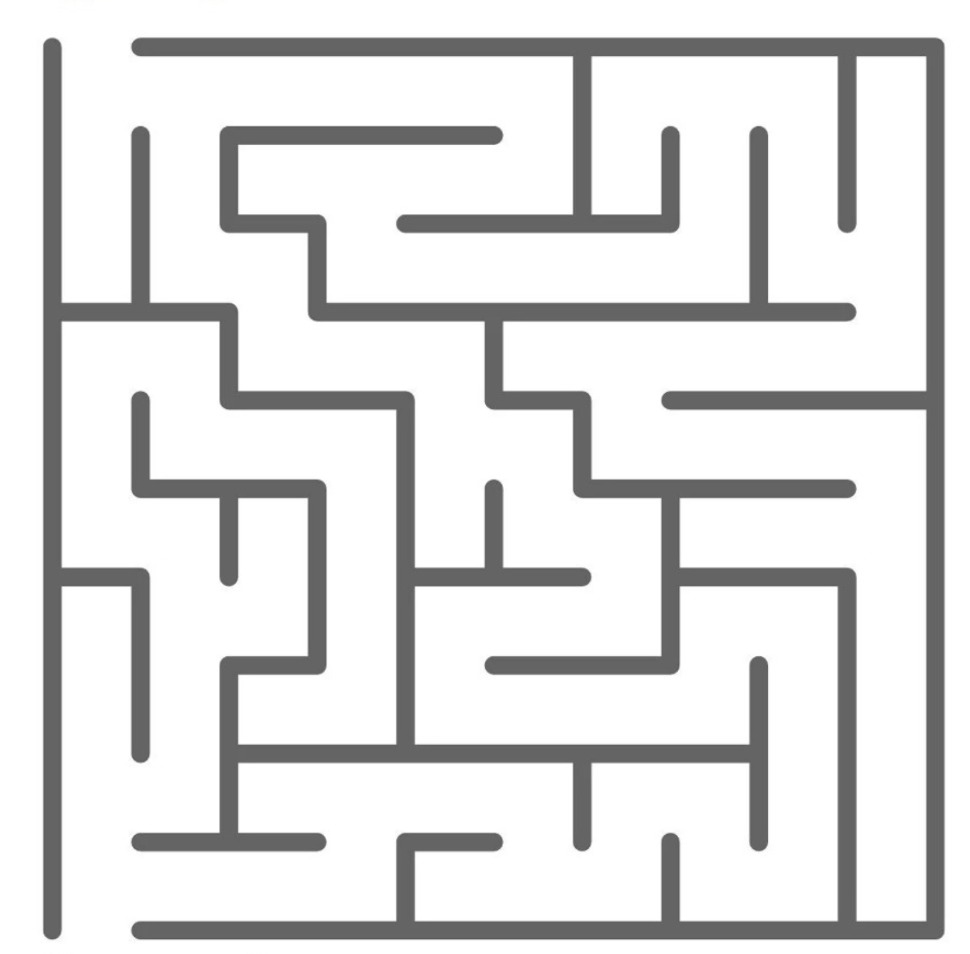
#> input picture test_images/maze1.jpg, 970 x 954 px
$ python vision_steps.py
#> lines starting #> are read from the running program, lines starting #| are printed output that depends on the picture; after the words box and inside, x2 and y2 are one past the last pixel; in counts of white or black regions, pixels touching at a corner belong together
### maze_classes.py
import random
from collections import deque


class Node:
    def __init__(self, x, y):
        self.x = x
        self.y = y
        self.visited = False
        self.parent = None

class Graph:
    def __init__(self, size):
        self.size = size
        self.nodes = [[Node(i, j) for j in range(size)] for i in range(size)]
        self.edges = set()

    def printEdges(self):
        for edge in self.edges:
            print(f"Edge: {edge[0]} -> {edge[1]}")

    def addEdge(self, x1, y1, x2, y2):
        # Check if coordinates are valid
        if (0 <= x1 < self.size and 0 <= y1 < self.size and
            0 <= x2 < self.size and 0 <= y2 < self.size):
            # Add edges in both directions for an undirected graph
            self.edges.add(((x1, y1), (x2, y2)))
            self.edges.add(((x2, y2), (x1, y1)))
            self.nodes[x2][y2].visited = True

    # [30 lines left out: functions generateSquareGraph, printNodes, not called in this run]

### vision_steps.py
"""
Computer Vision and Image Processing Module
"""
import cv2
import numpy as np
import matplotlib.pyplot as plt
from matplotlib.gridspec import GridSpec

from maze_classes import Graph


def seperate_lines(lines):
    horizontal_lines = []
    vertical_lines = []
    for line in lines:
        x1, y1, x2, y2 = line[0]
        if x1 == x2:
            vertical_lines.append(line)
        elif y1 == y2:
            horizontal_lines.append(line)

    #select one line from set of lines within range 5 pixels
    horizontal_lines = sorted(horizontal_lines, key=lambda x: x[0][1])
    vertical_lines = sorted(vertical_lines, key=lambda x: x[0][0])

    new_horizontal_lines = []
    new_vertical_lines = []

    for line in horizontal_lines:
        x1, y1, x2, y2 = line[0]
        if len(new_horizontal_lines) == 0:
            new_horizontal_lines.append(line)
        else:
            x1_, y1_, _, _ = new_horizontal_lines[-1][0]
            if abs(y1 - y1_) > 5:
                new_horizontal_lines.append(line)

    for line in vertical_lines:
        x1, y1, x2, y2 = line[0]
        if len(new_vertical_lines) == 0:
            new_vertical_lines.append(line)
        else:
            x1_, y1_, _, _ = new_vertical_lines[-1][0]
            if abs(x1 - x1_) > 5:
                new_vertical_lines.append(line)

    #extend lines through the image
    extended_horizontal_lines = []
    for line in new_horizontal_lines:
        x1, y1, x2, y2 = line[0]
        x1 = 0
        x2 = 800
        line[0] = (x1, y1, x2, y2)
        extended_horizontal_lines.append(line)

    extended_vertical_lines = []
    for line in new_vertical_lines:
        x1, y1, x2, y2 = line[0]
        y1 = 0
        y2 = 800
        line[0] = (x1, y1, x2, y2)
        extended_vertical_lines.append(line)

    return extended_horizontal_lines, extended_vertical_lines

# [4 lines left out: function get_top_left_point, not called in this run]

def get_cell_size(horizontal_lines, vertical_lines):
    cell_size = (horizontal_lines[1][0][1] - horizontal_lines[0][0][1], vertical_lines[1][0][0] - vertical_lines[0][0][0])
    return cell_size

def get_grid_size(horizontal_lines, vertical_lines):
    grid_size = (len(horizontal_lines) - 1, len(vertical_lines) - 1)
    return grid_size

def get_x_values_of_vertical_lines(vertical_lines):
    x_values = []
    for line in vertical_lines:
        x1, _, _, _ = line[0]
        x_values.append(x1)
    return x_values

def get_y_values_of_horizontal_lines(horizontal_lines):
    y_values = []
    for line in horizontal_lines:
        _, y1, _, _ = line[0]
        y_values.append(y1)
    return y_values

def draw_detected_lines(image, horizontal_lines, vertical_lines):
    """Draw detected lines on an image"""
    line_image = image.copy()

    # Draw horizontal lines in blue
    for line in horizontal_lines:
        x1, y1, x2, y2 = line[0]
        cv2.line(line_image, (x1, y1), (x2, y2), (255, 0, 0), 2)

    # Draw vertical lines in green
    for line in vertical_lines:
        x1, y1, x2, y2 = line[0]
        cv2.line(line_image, (x1, y1), (x2, y2), (0, 255, 0), 2)

    return line_image

def add_border_to_image(image, border_size=5, border_color=(0, 0, 0)):
    """Add a border to an image"""
    return cv2.copyMakeBorder(
        image,
        border_size, border_size, border_size, border_size,
        cv2.BORDER_CONSTANT,
        value=border_color
    )

def detect_lines(src_image, show_intermediate=False):
    # Store intermediate images in a dictionary
    intermediate_images = {}

    # Original resized image
    src_image = cv2.resize(src_image, (800, 800))
    intermediate_images['1. Resized'] = src_image.copy()

    # Gaussian blur
    blurred = cv2.GaussianBlur(src_image, (5, 5), 0)
    intermediate_images['2. Blurred'] = blurred.copy()

    # Convert the image to grayscale
    gray = cv2.cvtColor(blurred, cv2.COLOR_BGR2GRAY)
    intermediate_images['3. Grayscale'] = cv2.cvtColor(gray, cv2.COLOR_GRAY2BGR)

    # Converting to binary image
    _, binary = cv2.threshold(gray, 100, 255, cv2.THRESH_BINARY_INV)
    intermediate_images['4. Binary'] = cv2.cvtColor(binary, cv2.COLOR_GRAY2BGR)

    # Morphological closing
    kernel = np.ones((5,5), np.uint8)
    closed = cv2.morphologyEx(binary, cv2.MORPH_CLOSE, kernel, iterations=2)
    intermediate_images['5. Closed'] = cv2.cvtColor(closed, cv2.COLOR_GRAY2BGR)

    # Get center lines using skeletonization
    skeleton = cv2.ximgproc.thinning(closed)
    _, skeleton = cv2.threshold(skeleton, 150, 255, cv2.THRESH_BINARY)
    intermediate_images['6. Skeleton'] = cv2.cvtColor(skeleton, cv2.COLOR_GRAY2BGR)

    # Apply edge detection method on the image
    edges = cv2.Canny(skeleton, 100, 150)

    # Apply Hough Line Transform on the image
    lines = cv2.HoughLinesP(edges, 1, np.pi / 180, threshold=10, minLineLength=10, maxLineGap=10)

    # Separate horizontal and vertical lines
    horizontal_lines, vertical_lines = seperate_lines(lines)

    # Draw detected lines on binary image
    line_image = draw_detected_lines(cv2.cvtColor(binary, cv2.COLOR_GRAY2BGR), horizontal_lines, vertical_lines)
    intermediate_images['7. Detected Lines'] = line_image

    # Display intermediate images if requested
    if show_intermediate:
        display_intermediate_images(intermediate_images)

    return generate_graph(binary, horizontal_lines, vertical_lines), src_image, intermediate_images

def display_intermediate_images(images):
    """Display all intermediate images in a grid with borders"""
    n_images = len(images)

    # Calculate grid dimensions
    if n_images <= 4:
        rows, cols = 1, n_images
    elif n_images <= 8:
        rows, cols = 2, 4
    else:
        rows, cols = 3, 4

    # Create figure with custom grid layout
    fig = plt.figure(figsize=(12, 4 * rows))
    gs = GridSpec(rows, cols, figure=fig, wspace=0.1, hspace=0.3)

    for i, (title, img) in enumerate(images.items()):
        row, col = i // cols, i % cols
        ax = fig.add_subplot(gs[row, col])

        # Convert BGR to RGB for matplotlib
        if img.shape[-1] == 3:  # Check if image has 3 channels
            img_rgb = cv2.cvtColor(img, cv2.COLOR_BGR2RGB)
        else:
            img_rgb = img

        # Add a border to the image
        img_with_border = add_border_to_image(img_rgb, border_size=5, border_color=(0, 0, 0))

        ax.imshow(img_with_border)
        ax.set_title(title, fontsize=10)
        ax.set_xticks([])
        ax.set_yticks([])

        # Add a border around the subplot
        for spine in ax.spines.values():
            spine.set_visible(True)
            spine.set_color('black')
            spine.set_linewidth(2)

    plt.tight_layout()
    plt.subplots_adjust(wspace=0.05, hspace=0.2)
    plt.show()

def generate_graph(binary_image, horizontal_lines, vertical_lines):
    graph_size = get_grid_size(horizontal_lines, vertical_lines)[0]
    cell_size = get_cell_size(horizontal_lines, vertical_lines)[0]
    x_values = get_x_values_of_vertical_lines(vertical_lines)
    y_values = get_y_values_of_horizontal_lines(horizontal_lines)

    # Remove first value from x_values and y_values
    x_values = x_values[1:]
    y_values = y_values[1:]

    n = graph_size  # Single integer for square grid
    graph = Graph(graph_size)

    # Horizontal edges
    for i in range(n):
        for j in range(n-1):
            x = x_values[j]
            y = y_values[i] - cell_size//2
            if binary_image[y, x] == 0:
                graph.addEdge(i, j, i, j+1)

    # Vertical edges
    for i in range(n-1):
        for j in range(n):
            x = x_values[j] - cell_size//2
            y = y_values[i]
            if binary_image[y, x] == 0:
                graph.addEdge(i, j, i+1, j)

    return graph

# Example usage:
input_image = cv2.imread('test_images/maze1.jpg')
#> input_image is the input picture: shape (954, 970, 3); mean B, G, R 222.3, 222.3, 222.3
graph, src_image, intermediate_images = detect_lines(input_image, show_intermediate=True)
#> in detect_lines, `_, binary = cv2.threshold(gray, 100, 255, cv2.THRESH_BINARY_INV)`:
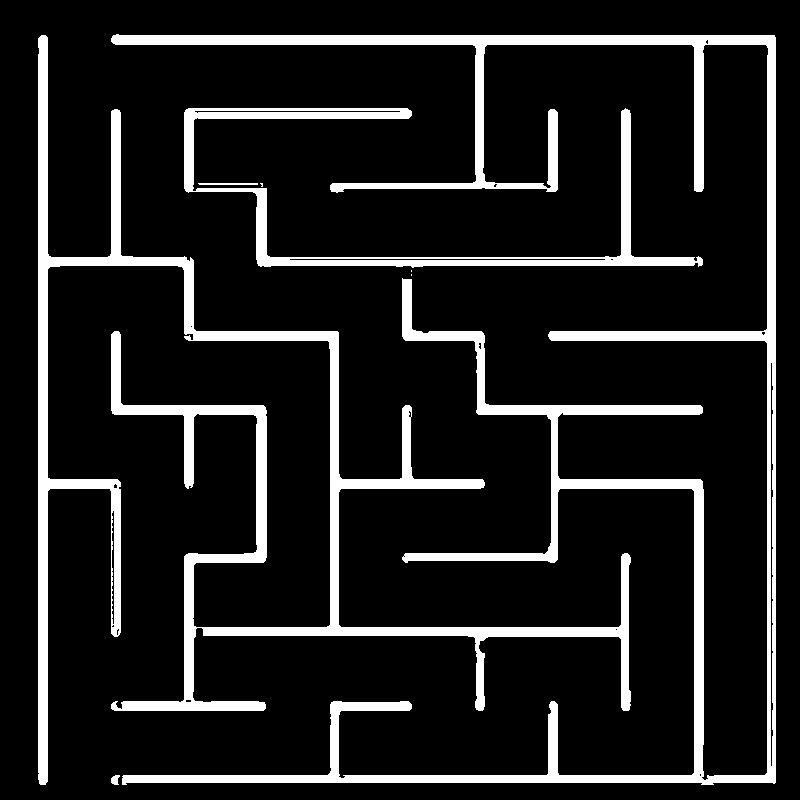
#> binary: shape (800, 800); 12.5% white; 8 white regions (3 under 20 px), largest, box (x1, y1, x2, y2) and area: (111, 34, 776, 785) 37729, (38, 35, 631, 785) 33150, (184, 108, 703, 268) 9191, (198, 183, 258, 185) 119, (111, 775, 120, 785) 65
#> in detect_lines, `skeleton = cv2.ximgproc.thinning(closed)`:
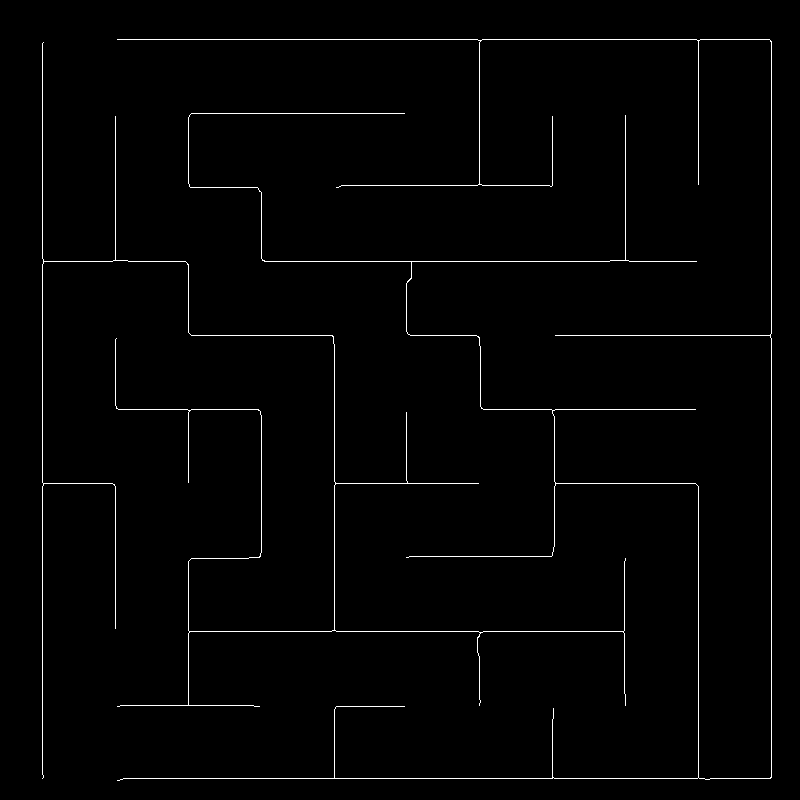
#> skeleton: shape (800, 800); 1.3% white in thin lines or dots, all inside (x1, y1, x2, y2) = (42, 39, 772, 781)
#> in detect_lines, `edges = cv2.Canny(skeleton, 100, 150)`:
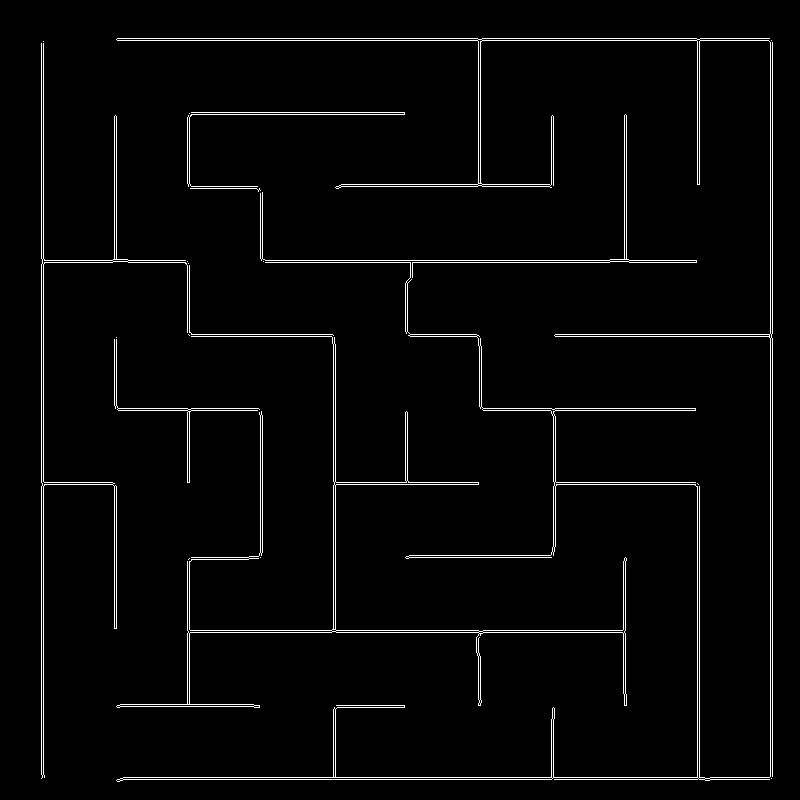
#> edges: shape (800, 800); 2.7% white in thin lines or dots, all inside (x1, y1, x2, y2) = (41, 38, 773, 782)
#> in detect_lines, `lines = cv2.HoughLinesP(edges, 1, np.pi / 180, threshold=10, minLineLe..`: lines = 146 rows, first 6: [116, 261, 116, 116], [697, 779, 697, 483], [43, 774, 43, 41], [629, 262, 696, 262], [117, 779, 769, 779], [117, 40, 771, 40]
#> the loop in seperate_lines, `for line in lines:` made 146 passes
#> after the loop in seperate_lines, `for line in lines:`: horizontal_lines = 65 items, first 6: [[629, 262, 696, 262]], [[117, 779, 769, 779]], [[117, 40, 771, 40]], [[123, 777, 769, 777]], [[117, 38, 769, 38]], [[555, 336, 771, 336]]; vertical_lines = 66 items, first 6: [[116, 261, 116, 116]], [[697, 779, 697, 483]], [[43, 774, 43, 41]], [[772, 776, 772, 42]], [[770, 776, 770, 42]], [[41, 778, 41, 43]]
#> in seperate_lines, `horizontal_lines = sorted(horizontal_lines, key=lambda x: x[0][1])`: horizontal_lines = 65 items, first 6: [[117, 38, 769, 38]], [[117, 40, 771, 40]], [[191, 112, 404, 112]], [[191, 114, 404, 114]], [[341, 184, 553, 184]], [[336, 186, 549, 186]]
#> in seperate_lines, `vertical_lines = sorted(vertical_lines, key=lambda x: x[0][0])`: vertical_lines = 66 items, first 6: [[41, 778, 41, 43]], [[43, 774, 43, 41]], [[114, 628, 114, 483]], [[114, 206, 114, 150]], [[114, 144, 114, 116]], [[114, 405, 114, 355]]
#> the loop in seperate_lines, `for line in horizontal_lines:` made 65 passes
#> (x1, y1, x2, y2, x1_, y1_) on passes 2 to 9: (117, 40, 771, 40, 117, 38), (191, 112, 404, 112, 117, 38), (191, 114, 404, 114, 191, 112), (341, 184, 553, 184, 191, 112), (336, 186, 549, 186, 341, 184), (188, 186, 232, 186, 341, 184), (244, 186, 257, 186, 341, 184), (190, 188, 259, 188, 341, 184)
#> the loop in seperate_lines, `for line in vertical_lines:` made 66 passes
#> the loop in seperate_lines, `for line in new_horizontal_lines:` made 11 passes
#> the loop in seperate_lines, `for line in new_vertical_lines:` made 11 passes
#> the loop in draw_detected_lines, `for line in horizontal_lines:` made 11 passes
#> line on passes 1 to 8: [[0, 38, 800, 38]], [[0, 112, 800, 112]], [[0, 184, 800, 184]], [[0, 259, 800, 259]], [[0, 334, 800, 334]], [[0, 408, 800, 408]], [[0, 482, 800, 482]], [[0, 555, 800, 555]]
#> after the loop in draw_detected_lines, `for line in horizontal_lines:`:
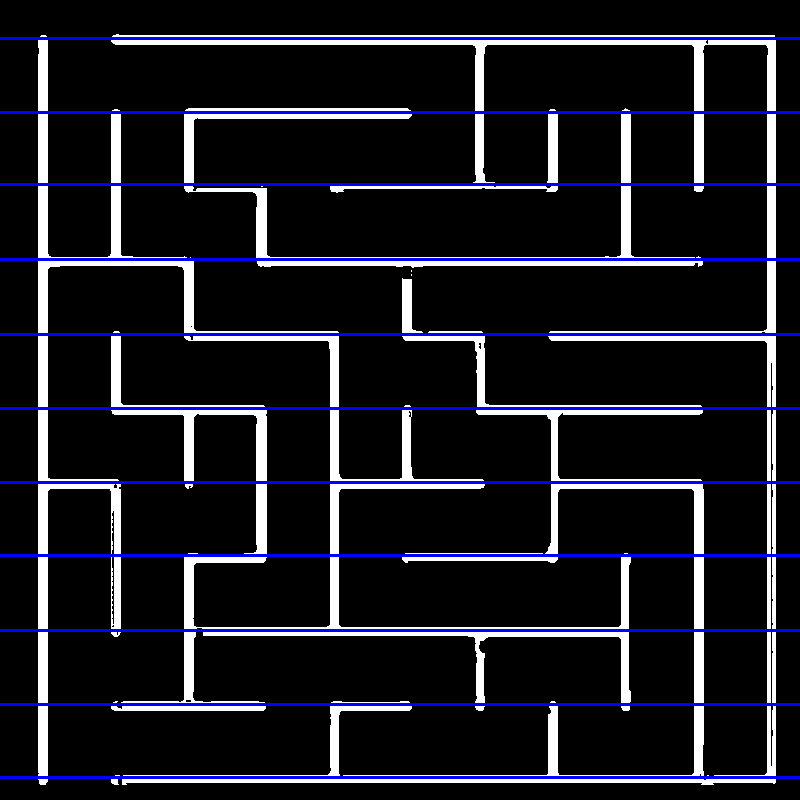
#> line_image: shape (800, 800, 3); mean B, G, R 36.8, 26.3, 26.3
#> the loop in draw_detected_lines, `for line in vertical_lines:` made 11 passes
#> line on passes 1 to 8: [[41, 0, 41, 800]], [[114, 0, 114, 800]], [[187, 0, 187, 800]], [[260, 0, 260, 800]], [[333, 0, 333, 800]], [[405, 0, 405, 800]], [[478, 0, 478, 800]], [[551, 0, 551, 800]]
#> after the loop in draw_detected_lines, `for line in vertical_lines:`:
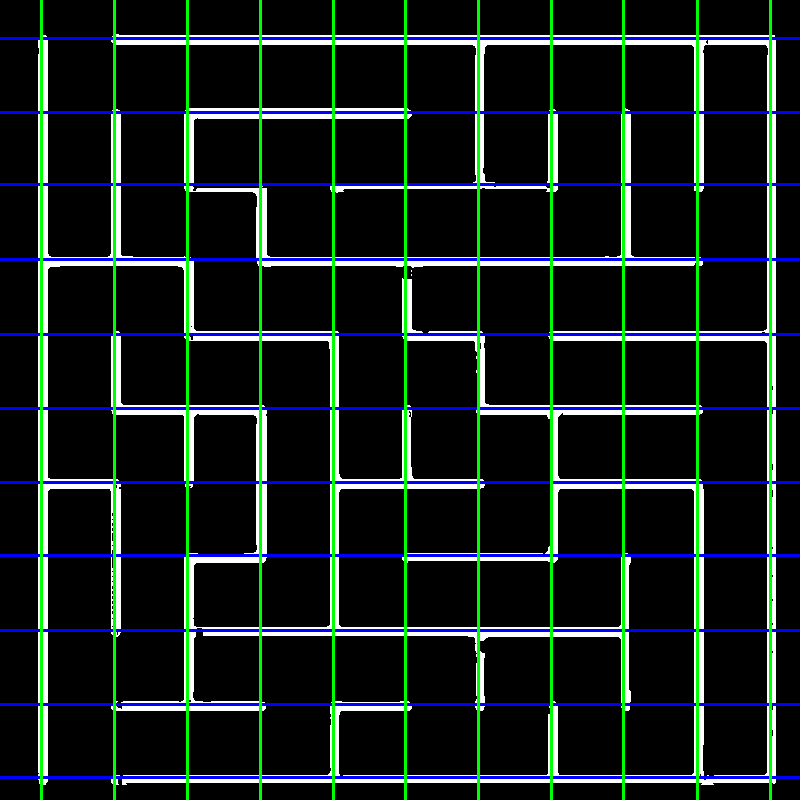
#> line_image: shape (800, 800, 3); 4.12% of pixels changed, all inside (x1, y1, x2, y2) = (40, 0, 772, 800)
#> the loop in display_intermediate_images, `for i, (title, img) in enumerate(images.items()):` made 7 passes
#> title on passes 1 to 7: '1. Resized', '2. Blurred', '3. Grayscale', '4. Binary', '5. Closed', '6. Skeleton', '7. Detected Lines'
#> pass 1, in display_intermediate_images, `img_with_border = add_border_to_image(img_rgb, border_size=5, border_c..`:
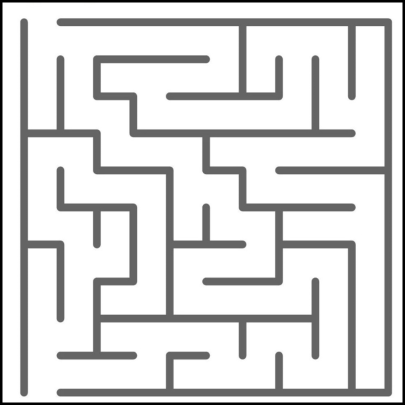
#> img_with_border: shape (810, 810, 3) (shown at 1/2 size); mean R, G, B 216.8, 216.8, 216.8
#> in display_intermediate_images, `plt.show()`:
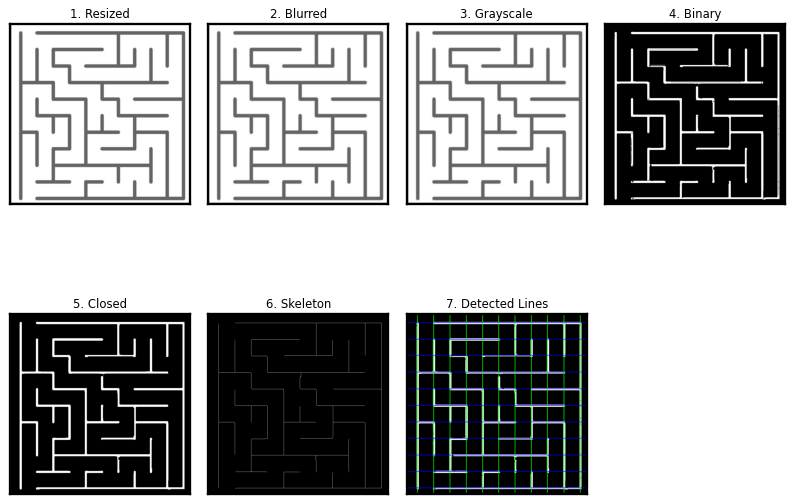
#> figure drawn by matplotlib, 7 panels
#> the loop in get_x_values_of_vertical_lines, `for line in vertical_lines:` made 11 passes
#> the loop in get_y_values_of_horizontal_lines, `for line in horizontal_lines:` made 11 passes
